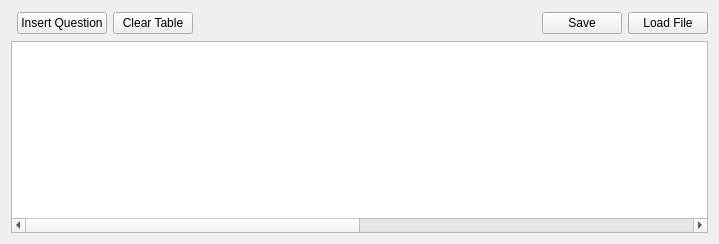
          <widget class="QWidget" name="questions_tab">
           <attribute name="title">
            <string>Default Questions</string>
           </attribute>
           <layout class="QGridLayout" name="gridLayout_10">
            <item row="0" column="1">
             <widget class="QPushButton" name="insertQuestion_Button">
              <property name="text">
               <string>Insert Question</string>
              </property>
             </widget>
            </item>
            <item row="0" column="2">
             <widget class="QPushButton" name="clearQuestions_Button">
              <property name="text">
               <string>Clear Table</string>
              </property>
             </widget>
            </item>
            <item row="0" column="3">
             <spacer name="horizontalSpacer_2">
              <property name="orientation">
               <enum>Qt::Horizontal</enum>
              </property>
              <property name="sizeHint" stdset="0">
               <size>
                <width>337</width>
                <height>24</height>
               </size>
              </property>
             </spacer>
            </item>
            <item row="0" column="4">
             <widget class="QPushButton" name="saveQuestions_Button">
              <property name="text">
               <string>Save</string>
              </property>
             </widget>
            </item>
            <item row="0" column="5">
             <widget class="QPushButton" name="loadQuestions_Button">
              <property name="text">
               <string>Load File</string>
              </property>
             </widget>
            </item>
            <item row="1" column="0" colspan="6">
             <widget class="QTableWidget" name="sysQuestionsTable">
              <attribute name="horizontalHeaderVisible">
               <bool>false</bool>
              </attribute>
              <attribute name="horizontalHeaderCascadingSectionResizes">
               <bool>true</bool>
              </attribute>
              <attribute name="horizontalHeaderDefaultSectionSize">
               <number>500</number>
              </attribute>
              <attribute name="horizontalHeaderHighlightSections">
               <bool>true</bool>
              </attribute>
              <attribute name="horizontalHeaderShowSortIndicator" stdset="0">
               <bool>true</bool>
              </attribute>
              <attribute name="horizontalHeaderStretchLastSection">
               <bool>true</bool>
              </attribute>
              <attribute name="verticalHeaderVisible">
               <bool>false</bool>
              </attribute>
              <attribute name="verticalHeaderDefaultSectionSize">
               <number>20</number>
              </attribute>
              <attribute name="verticalHeaderMinimumSectionSize">
               <number>200</number>
              </attribute>
              <attribute name="verticalHeaderShowSortIndicator" stdset="0">
               <bool>true</bool>
              </attribute>
              <attribute name="verticalHeaderStretchLastSection">
               <bool>true</bool>
              </attribute>
              <column>
               <property name="text">
                <string>Questions</string>
               </property>
              </column>
              <column>
               <property name="text">
                <string>Answers</string>
               </property>
              </column>
             </widget>
            </item>
           </layout>
          </widget>
